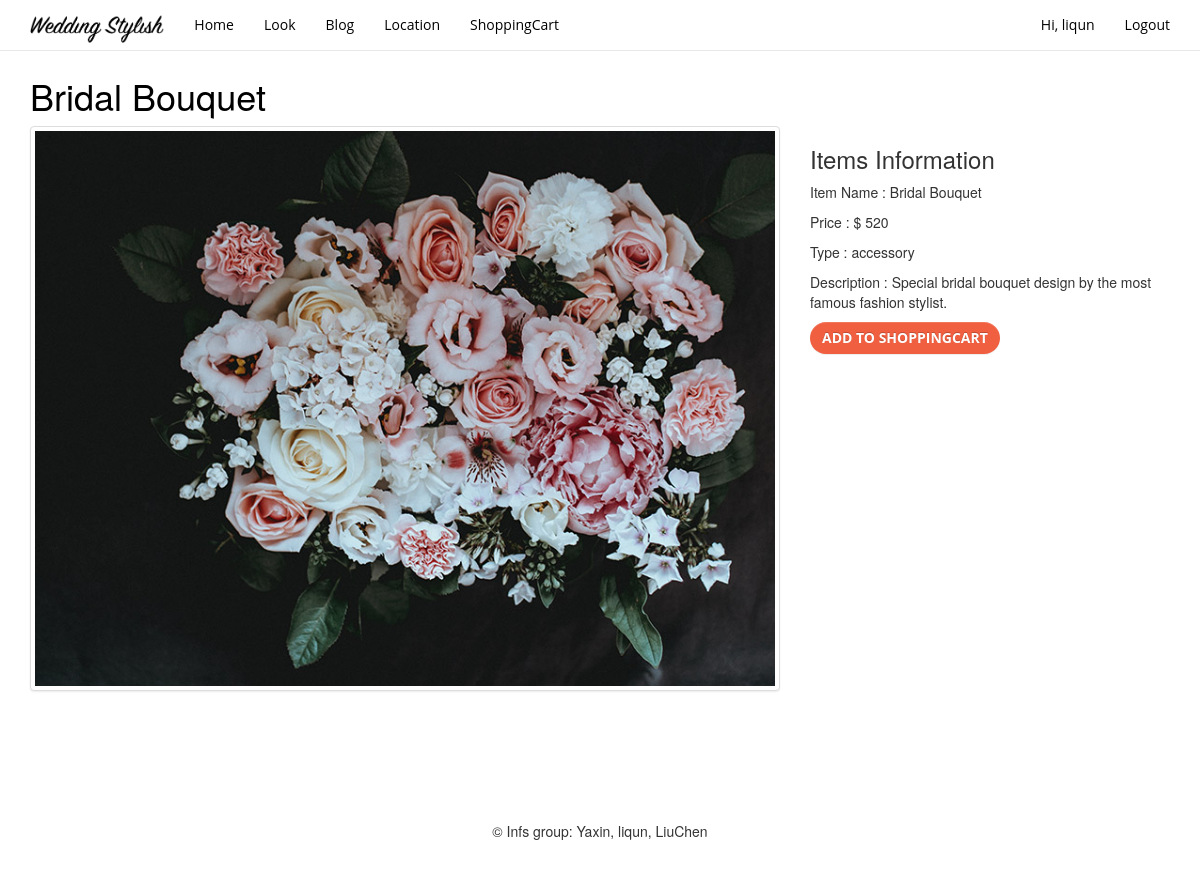
Page /?c=items&a=items&p=Bridal Bouquet (signed in) on the committed database.
### tables this page shows
CREATE TABLE `product_info` (
  `product_name` varchar(50) NOT NULL,
  `price` double NOT NULL,
  `product_dsc` varchar(200) NOT NULL,
  `path` varchar(100) NOT NULL,
  `category` varchar(50) NOT NULL
);

### application/View/View.php (called while the page is built, shortened)
<?php
class View{
    protected $controller ;
    function __construct($controller,$action){
        $this->controller = $controller;
    }
    function display(){
        $view = str_replace('Controller','',$this->controller).'.php';
        require_once ROOT.'/application/View/'.$view;
    }
}
?>

### application/Controller/Controller.php (called while the page is built, shortened)
<?php
require_once "application/View/View.php";
class Controller{
    protected $_view;
    function __construct($controller,$action){
        $this->_view = new View($controller,$action);
    }
    function display(){
        $this->_view->display();
    }
}
?>

### application/Controller/ItemsController.php (called while the page is built)
<?php
require_once "Controller.php";
class ItemsController extends Controller {
    public function items(){
        $this->display();
    }
}
?>

### application/router.php (called while the page is built, shortened)
<?php
class AutoLoad {
    public function main()
    {
        $c = isset($_GET['c']) ? $_GET['c'] : "Index";
        $a = isset($_GET['a']) ? $_GET['a'] : "Index";
        $classname = ucfirst($c)."Controller";
        $controller = new $classname($classname,$a);
        $controller->$a();
    }
}
$app = new AutoLoad();
$app ->main();
?>

### index.php (called while the page is built)
<?php
require_once "application/router.php";
?>

### application/View/Items.php (the view, shortened to what this page needs)
<!DOCTYPE html>
<html lang="en">
  <head>
      <link href="Public/css/bootstrap.css" rel="stylesheet">
    <link href="Public/css/bootstrap-theme.min.css" rel="stylesheet" >
    <link rel="stylesheet" href="Public/css/style.css">
  </head>
  <body>
  <?php
  $host= DB_HOST;
  $dbName=DB_NAME;
  $dbh = new PDO("mysql:host=$host;dbname=$dbName", DB_USER, DB_PASSWORD);
	$click = $_GET['p'];
	$clickProduct = $dbh->prepare("SELECT * FROM `product_info` WHERE product_name = '{$click}'");
	$clickProduct -> execute();
	$clickedProduct = $clickProduct->fetchAll();
  ?>
    <nav class="navbar navbar-fixed-top container-fluid" id="mainNav">
      <div class="container">
        <div class="navbar-header">
          <a class="navbar-brand" href="index.php"><img src="Public/img/logo2.png" class="img-responsive" alt="logo image" id="brand-image"></a>
        </div>
        <div id="navbar" class="collapse navbar-collapse navHeaderCollapse">
          <ul class="nav navbar-nav ml-auto">
            <li class="active"><a href="?c=index">Home</a></li>
             <li class="nav-item"><a class="nav-link js-scroll-trigger" href="?c=look">Look</a></li>
            <li class="nav-item"><a class="nav-link js-scroll-trigger" href="?c=blog">Blog</a></li>
            <li class="nav-item"><a class="nav-link js-scroll-trigger" href="?c=location">Location</a></li>
            <li class="nav-item"><a class="nav-link js-scroll-trigger" href="?c=shoppingcart">ShoppingCart</a></li>
          </ul>
		  <?php
		  if(isset($_SESSION['user'])){
        $loginUser=$_SESSION['user'];
			  echo '
			<ul class="nav navbar-nav navbar-right">
            <li class="active"><a href="?c=userprofile">Hi, '.$loginUser.'</a></li>
            <li class="active"><a href="?c=logout&a=logout">Logout</a></li>
			</ul>';
		  }
		  ?>
    </nav>
    <div class="container items">
      <h1 class="my-4"><a class="itemsLink" ><?php
  	  echo $clickedProduct[0]["product_name"];
  	  ?></a>
      </h1>
      <div class="row">
		  <?php
		  echo '
		   <div class="col-md-8">
          <img class="img-fluid img-thumbnail" src="'.$clickedProduct[0]["path"].'" alt="">
			</div>
			<div class="col-md-4">
          <h3 class="my-3">Items Information</h3>
            <p> Item Name : '.$clickedProduct[0]["product_name"].'</p>
            <p> Price : $ '. $clickedProduct[0]["price"] . ' </p>
			<p> Type : '. $clickedProduct[0]["category"] . ' </p>
			<p> Description : '. $clickedProduct[0]["product_dsc"] . ' </p>
		<form method = "POST" action = "#">
			<input id="thisItem" readonly="readonly" name="product_name" style = "border:none;" value="'.$clickedProduct[0]["product_name"].'" >
			<script>document.getElementById("thisItem").style.display = "none";</script>
            <button class="btn btn-warning btn-md js-scroll-trigger" type="submit">Add to ShoppingCart</button>
          </a>
        </div>
        <div class="modal fade" role="dialog" id="loginModal">
          <div class="modal-dialog">
          </div>
        </div>
		</form>
        </div>
		  ';
		  ?>
      </div>
    <section>
      <div class="footer">
    &copy; Infs group: Yaxin, liqun, LiuChen
</div>
    </section>
  </body>
</html>

### Public/css/style.css (style rules this page uses)
html { width: 100%; height: 100%; }
body { font-family: 'Merriweather', 'Helvetica Neue', Arial, sans-serif; width: 100vw; }
#mainNav { border-bottom: 1px solid rgba(33, 37, 41, 0.1); background-color: rgba(255, 255, 255, 0.7); font-family: 'Open Sans', 'Helvetica Neue', Arial, sans-serif; -webkit-transition: all 0.2s; -moz-transition: all 0.2s; transition: all 0.2s; }
a { color: black; -webkit-transition: all 0.2s; -moz-transition: all 0.2s; transition: all 0.2s; }
.img-responsive { max-width: 10%; max-height: auto; }
#brand-image { max-width: 200%; max-height: 140%; height: inherit !important; }
.btn { font-weight: 700; background-image:none; text-transform: uppercase; border: none; border-radius: 300px; font-family: 'Open Sans', 'Helvetica Neue', Arial, sans-serif; }
.btn-warning { color: White; background-color: #f05f40; border-color: none; }
section { padding: 8rem 0; text-align: center; }
* { -webkit-box-sizing: border-box; -moz-box-sizing: border-box; box-sizing: border-box; }
.footer { padding-top: 50px; }
@media (min-width: 992px) { body { padding-top: 56px; } }

### rows in the picture
product_info: product_name "Bridal Bouquet", price "520", category "accessory", product_dsc "Special bridal bouquet design by the most famous fashion stylist."

### other values in the picture
$loginUser "liqun"
